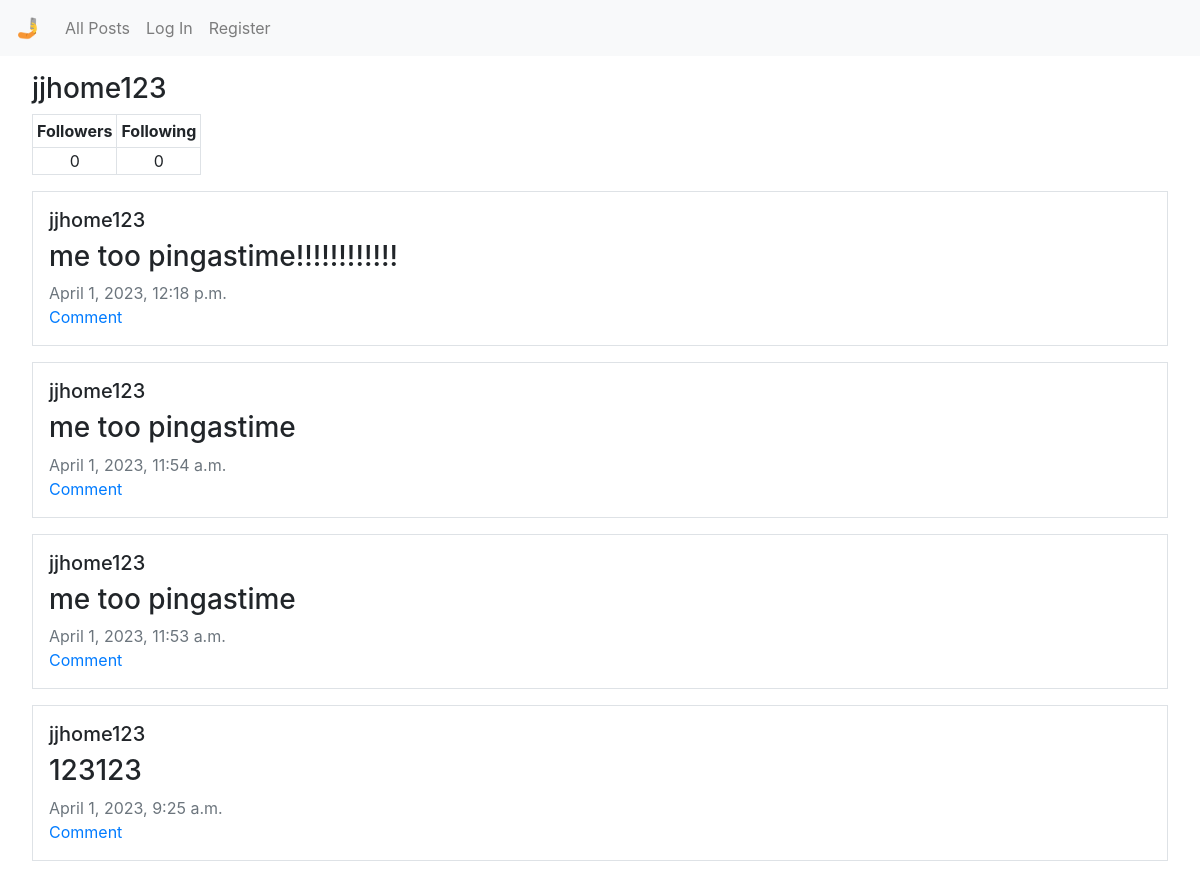
/profile/jjhome123, run on an earlier commit of the app's database.
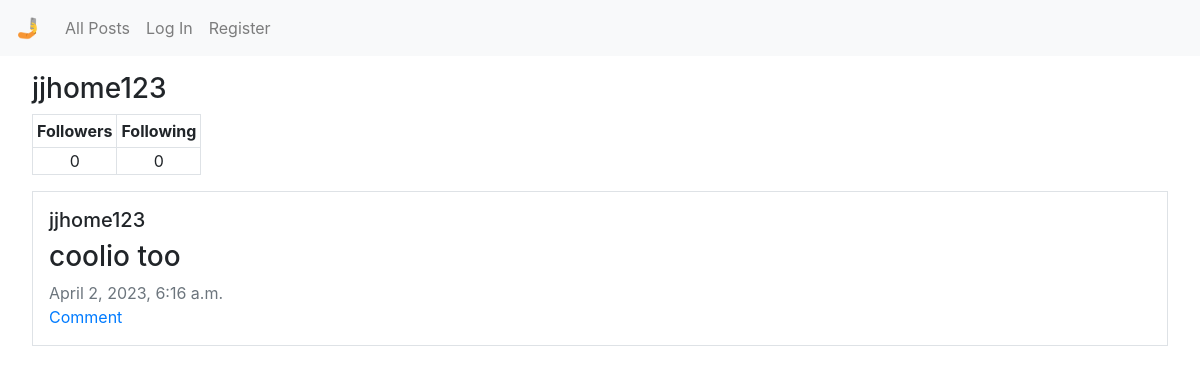
And on a later commit of the database.
### network/models.py (models this page shows, shortened)
class User(AbstractUser):
    pass

class Post(models.Model):
    poster = models.ForeignKey(User, on_delete=models.CASCADE, null=True, default=None)
    post = models.CharField(max_length=2000)
    datetime = models.DateTimeField(auto_now=True)

### network/views.py (the view, shortened to what this page needs)
# urls.py: path("profile/<str:user>", views.profile, name="profile"),
@csrf_exempt
def profile(request, user):
    profile_user = User.objects.get(username=user)
    posts = Post.objects.filter(poster=profile_user).order_by('datetime')
    followers = Follow.objects.filter(following_user=profile_user).count()
    following = Follow.objects.filter(user=profile_user).count()
    try:
        Follow.objects.get(user=request.user, following_user=User.objects.get(username=user))
        f_status = True
    except:
        f_status = False
    return render(request, "network/profile.html",{
        "posts": posts,
        "user": profile_user.username,
        "followers": followers,
        "following": following,
        "f_status": f_status
    })

### network/templates/network/profile.html (shortened to what this page needs)
{% extends "network/layout.html" %}
{% block body %}
    <h3 class="ml-3">{% if user == request.user.username %}Your Profile{% else %}{{ user }}{% endif %}</h3>
    <table class="ml-3">
        <thead>
            <tr>
                <th class="border p-1">Followers</th>
                <th class="border p-1">Following</th>
            </tr>
        </thead>
        <tbody>
            <tr>
                <td id="follower-num" class="border text-center">{{ followers }}</td>
                <td id="following-num" class="border text-center">{{ following }}</td>
                <td>
                </td>
            </tr>
        </tbody>
    </table>
    <div class="posts">
        {% for post in posts reversed %}
        <div class="border m-3 p-3">
            <h5>{{ post.poster }}</h5>
            <div id="post_body{{ post.pk }}"><h3>{{ post.post }}</h3></div>
            <div class="text-muted">{{ post.datetime }}</div>
            <a href="#">Comment</a>
        </div>
        {% empty %}
        <div class="m-3 p-3"><h5>No posts to display.</h5></div>
        {% endfor %}
    </div>
{% endblock %}

What changed in the data, as far as the page shows it:
removed Post: poster "jjhome123", post "me too pingastime!!!!!!!!!!!!", datetime "April 1, 2023, 12:18 p.m."
removed Post: poster "jjhome123", post "me too pingastime", datetime "April 1, 2023, 11:54 a.m."
removed Post: poster "jjhome123", post "me too pingastime", datetime "April 1, 2023, 11:53 a.m."
no longer on this page (row edited): Post: poster "jjhome123", post "123123", datetime "April 1, 2023, 9:25 a.m."
now on this page (row edited): Post: poster "jjhome123", post "coolio too", datetime "April 2, 2023, 6:16 a.m."
